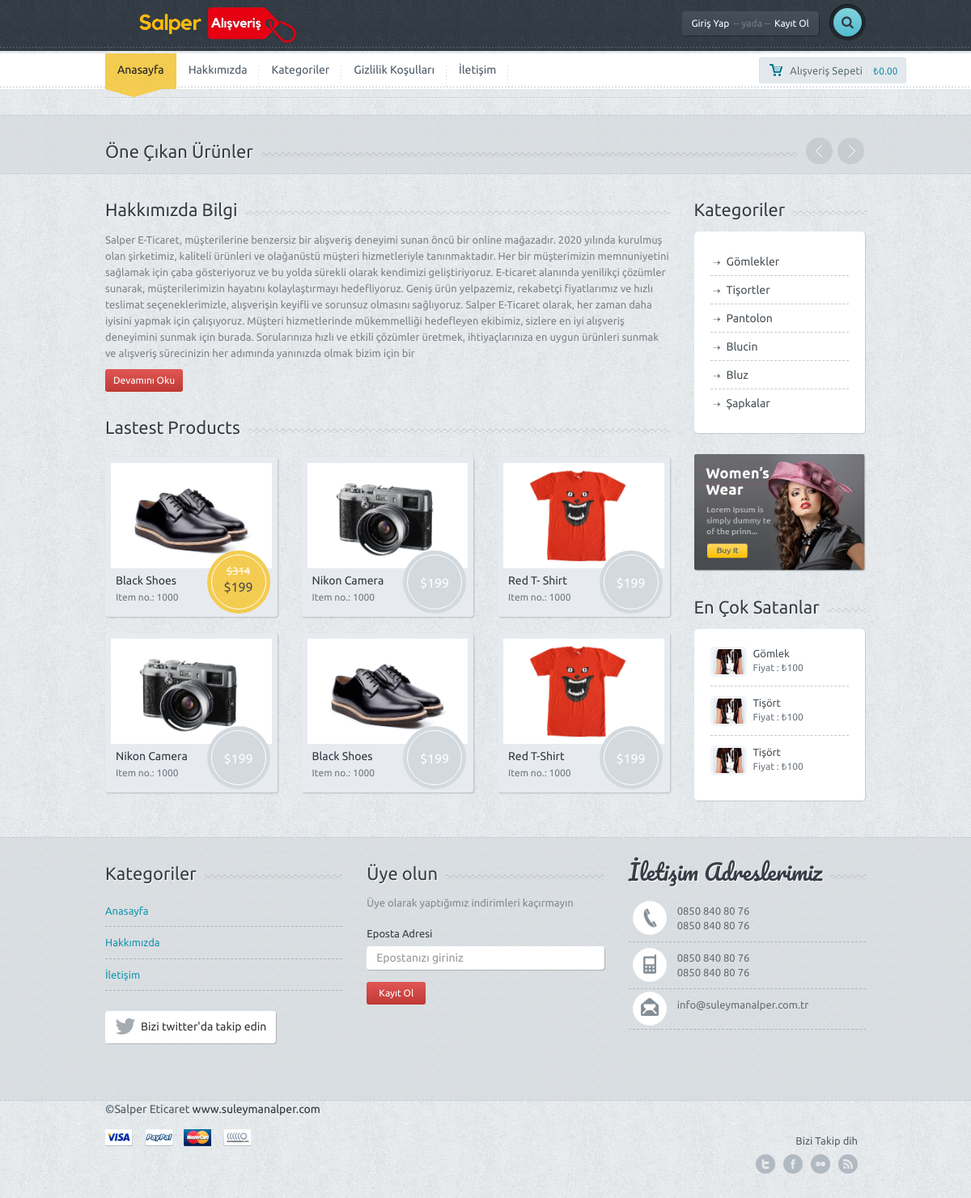
The page /eticaret/index.php on the database its author committed.
### tables this page shows
CREATE TABLE `ayar` (
  `ayar_id` int(11) NOT NULL,
  `ayar_logo` varchar(250) NOT NULL,
  `ayar_url` varchar(50) NOT NULL,
  `ayar_title` varchar(250) NOT NULL,
  `ayar_description` varchar(250) NOT NULL,
  `ayar_keywords` varchar(50) NOT NULL,
  `ayar_author` varchar(50) NOT NULL,
  `ayar_tel` varchar(50) NOT NULL,
  `ayar_gsm` varchar(50) NOT NULL,
  `ayar_faks` varchar(50) NOT NULL,
  `ayar_mail` varchar(50) NOT NULL,
  `ayar_ilce` varchar(50) NOT NULL,
  `ayar_il` varchar(50) NOT NULL,
  `ayar_adres` varchar(250) NOT NULL,
  `ayar_mesai` varchar(250) NOT NULL,
  `ayar_maps` varchar(250) NOT NULL,
  `ayar_analystic` varchar(50) NOT NULL,
  `ayar_zopim` varchar(250) NOT NULL,
  `ayar_facebook` varchar(50) NOT NULL,
  `ayar_twitter` varchar(50) NOT NULL,
  `ayar_google` varchar(50) NOT NULL,
  `ayar_youtube` varchar(50) NOT NULL,
  `ayar_smtphost` varchar(50) NOT NULL,
  `ayar_smtpuser` varchar(50) NOT NULL,
  `ayar_smtppassword` varchar(50) NOT NULL,
  `ayar_smtpport` varchar(50) NOT NULL,
  `ayar_bakim` enum('0','1') NOT NULL DEFAULT '1'
);

CREATE TABLE `menu` (
  `menu_id` int(11) NOT NULL,
  `menu_ust` varchar(50) NOT NULL,
  `menu_ad` varchar(100) NOT NULL,
  `menu_detay` text NOT NULL,
  `menu_url` varchar(250) NOT NULL,
  `menu_sira` int(2) NOT NULL,
  `menu_durum` enum('0','1') NOT NULL,
  `menu_seourl` varchar(250) NOT NULL
);

CREATE TABLE `hakkimizda` (
  `hakkimizda_id` int(11) NOT NULL,
  `hakkimizda_baslik` varchar(250) NOT NULL,
  `hakkimizda_icerik` text NOT NULL,
  `hakkimizda_video` varchar(50) NOT NULL,
  `hakkimizda_vizyon` varchar(500) NOT NULL,
  `hakkimizda_misyon` varchar(500) NOT NULL
);

CREATE TABLE `kategori` (
  `kategori_id` int(11) NOT NULL,
  `kategori_ad` varchar(100) NOT NULL,
  `kategori_ust` int(2) NOT NULL,
  `kategori_seourl` varchar(250) NOT NULL,
  `kategori_sira` int(11) NOT NULL,
  `kategori_durum` enum('0','1') NOT NULL DEFAULT '1'
);

### eticaret/nedmin/production/fonksiyon.php (called while the page is built, shortened)
<?php
function seo($str, $options = array())
{
    $char_map = array(
        'Ş' => 'S', 'İ' => 'I', 'Ç' => 'C', 'Ü' => 'U', 'Ö' => 'O', 'Ğ' => 'G',
        'ş' => 's', 'ı' => 'i', 'ç' => 'c', 'ü' => 'u', 'ö' => 'o', 'ğ' => 'g',
        'À' => 'A', 'Á' => 'A', 'Â' => 'A', 'Ã' => 'A', 'Ä' => 'A', 'Å' => 'A', 'Æ' => 'AE', 'Ç' => 'C',
        'È' => 'E', 'É' => 'E', 'Ê' => 'E', 'Ë' => 'E', 'Ì' => 'I', 'Í' => 'I', 'Î' => 'I', 'Ï' => 'I',
        'Ð' => 'D', 'Ñ' => 'N', 'Ò' => 'O', 'Ó' => 'O', 'Ô' => 'O', 'Õ' => 'O', 'Ö' => 'O', 'Ő' => 'O',
        'Ø' => 'O', 'Ù' => 'U', 'Ú' => 'U', 'Û' => 'U', 'Ü' => 'U', 'Ű' => 'U', 'Ý' => 'Y', 'Þ' => 'TH',
        'ß' => 'ss',
        'à' => 'a', 'á' => 'a', 'â' => 'a', 'ã' => 'a', 'ä' => 'a', 'å' => 'a', 'æ' => 'ae', 'ç' => 'c',
        'è' => 'e', 'é' => 'e', 'ê' => 'e', 'ë' => 'e', 'ì' => 'i', 'í' => 'i', 'î' => 'i', 'ï' => 'i',
        'ð' => 'd', 'ñ' => 'n', 'ò' => 'o', 'ó' => 'o', 'ô' => 'o', 'õ' => 'o', 'ö' => 'o', 'ő' => 'o',
        'ø' => 'o', 'ù' => 'u', 'ú' => 'u', 'û' => 'u', 'ü' => 'u', 'ű' => 'u', 'ý' => 'y', 'þ' => 'th',
        'ÿ' => 'y'
    );
    $str = str_replace(array_keys($char_map), $char_map, $str);
    $defaults = array(
        'delimiter' => '-',
        'limit' => null,
        'lowercase' => true,
        'replacements' => array(),
        'transliterate' => true
    );
    $options = array_merge($defaults, $options);
    $str = preg_replace(array_keys($options['replacements']), $options['replacements'], $str);
    $str = preg_replace('/[^\p{L}\p{Nd}]+/u', $options['delimiter'], $str);
    $str = preg_replace('/(' . preg_quote($options['delimiter'], '/') . '){2,}/', '$1', $str);
    $str = mb_substr($str, 0, ($options['limit'] ? $options['limit'] : mb_strlen($str, 'UTF-8')), 'UTF-8');
    $str = trim($str, $options['delimiter']);
    return $options['lowercase'] ? mb_strtolower($str, 'UTF-8') : $str;
}
?>

### eticaret/header.php (shortened to what this page needs)
<?php
include 'nedmin/netting/baglan.php';
include 'nedmin/production/fonksiyon.php';
$ayarsor = $db->prepare("SELECT * FROM ayar where ayar_id=:id");
$ayarsor->execute(array(
  'id' => 0
));
$ayarcek = $ayarsor->fetch(PDO::FETCH_ASSOC);
if (isset($_SESSION['userkullanici_mail'])) {
  $kullanicisor = $db->prepare("SELECT * FROM kullanici where kullanici_mail=:mail");
  $kullanicisor->execute(array(
    'mail' => $_SESSION['userkullanici_mail']
  ));
  $say = $kullanicisor->rowCount();
  $kullanicicek = $kullanicisor->fetch(PDO::FETCH_ASSOC);
} else {
  $kullanicicek = null;
}
?>
<!DOCTYPE html>
<html lang="en">
<head>
  <link href='font-awesome\css\font-awesome.css' rel="stylesheet" type="text/css">
  <link href="bootstrap\css\bootstrap.min.css" rel="stylesheet">
  <link rel="stylesheet" type="text/css" href="css/animate.css">
  <link rel="stylesheet" href="style.css">
  <link rel="stylesheet" href="css\owl.carousel.css">
  <link rel="stylesheet" href="css\owl.transitions.css">
</head>
<body>
  <div id="wrapper">
    <div class="header">
      <div class="container">
        <div class="row">
          <div class="col-xs-6 col-md-4 main-logo animated shake">
            <a href="index.php"><img width="250" src="<?php echo $ayarcek['ayar_logo'] ?>" alt="Site Logosu" class="logo img-responsive"></a>
          </div>
          <div class="col-md-8">
            <div class="pushright">
              <div class="top">
                <?php
                if (!isset($_SESSION['userkullanici_mail'])) { ?>
                  <a href="#" id="reg" class="btn btn-default btn-dark">Giriş Yap<span>-- yada --</span>Kayıt Ol</a>
                <?php } else { ?>
                  <a href="#" class="btn btn-default btn-dark">Hoşgeldin<span>--</span><?php echo $kullanicicek['kullanici_adsoyad'] ?></a>
                <?php } ?>
                <div class="srch-wrap">
                  <a href="#" id="srch" class="btn btn-default btn-search"><i class="fa fa-search"></i></a>
                </div>
              </div>
            </div>
          </div>
        </div>
      </div>
      <div class="dashed"></div>
    </div>
    <div class="main-nav">
      <div class="navbar navbar-default navbar-static-top">
        <div class="container">
          <div class="row">
            <div class="col-md-10">
              <div class="navbar-collapse collapse">
                <ul class="nav navbar-nav">
                  <li><a href="index.php" class="active">Anasayfa</a>
                    <div class="curve"></div>
                  </li>
                  <?php
                  $menusor = $db->prepare("SELECT * FROM menu where menu_durum=:durum order by menu_sira ASC limit 5");
                  $menusor->execute(array(
                    'durum' => 1
                  ));
                  while ($menucek = $menusor->fetch(PDO::FETCH_ASSOC)) {
                  ?>
                    <li><a href="
        <?php
                    if (!empty($menucek['menu_url'])) {
                      echo $menucek['menu_url'];
                    } else {
                      echo "sayfa-" . seo($menucek['menu_ad']);
                    }
        ?>
        "><?php echo $menucek['menu_ad'] ?></a></li>
                  <?php } ?>
                </ul>
              </div>
            </div>
            <div class="col-md-2 machart">
              <button id="popcart" class="btn btn-default btn-chart btn-sm "><span class="mychart">Alışveriş Sepeti</span>|<span class="allprice">₺0.00</span></button>
            </div>
          </div>
        </div>
      </div>
    </div>

### eticaret/index.php (shortened to what this page needs)
<?php
include 'header.php';
?>
<div class="container">
	<div class="lines"></div>
	<?php include 'slider.php'; ?>
</div>
<div class="f-widget featpro">
	<div class="container">
		<div class="title-widget-bg">
			<div class="title-widget">Öne Çıkan Ürünler</div>
			<div class="carousel-nav">
				<a class="prev"></a>
				<a class="next"></a>
			</div>
		</div>
		</div>
	</div>
	<div class="container">
		<div class="row">
			<div class="col-md-9">
				<div class="title-bg">
					<div class="title">Hakkımızda Bilgi</div>
				</div>
				<p class="ct">
					<?php
					$hakkimizdasor=$db->prepare("SELECT * FROM hakkimizda where hakkimizda_id=:id");
					$hakkimizdasor->execute(array(
						'id' => 0
						));
					$hakkimizdacek=$hakkimizdasor->fetch(PDO::FETCH_ASSOC);
					echo substr($hakkimizdacek['hakkimizda_icerik'],0,1000) ?>
				</p>
				<a href="hakkimizda" class="btn btn-default btn-red btn-sm">Devamını Oku</a>
				<div class="title-bg">
					<div class="title">Lastest Products</div>
				</div>
				<div class="row prdct">
					<div class="col-md-4">
						<div class="productwrap">
							<div class="pr-img">
								<a href="product.htm"><img src="images\sample-2.jpg" alt="" class="img-responsive"></a>
								<div class="pricetag on-sale"><div class="inner on-sale"><span class="onsale"><span class="oldprice">$314</span>$199</span></div></div>
							</div>
							<span class="smalltitle"><a href="product.htm">Black Shoes</a></span>
							<span class="smalldesc">Item no.: 1000</span>
						</div>
					</div>
					<div class="col-md-4">
						<div class="productwrap">
							<div class="pr-img">
								<a href="product.htm"><img src="images\sample-1.jpg" alt="" class="img-responsive"></a>
								<div class="pricetag"><div class="inner">$199</div></div>
							</div>
							<span class="smalltitle"><a href="product.htm">Nikon Camera</a></span>
							<span class="smalldesc">Item no.: 1000</span>
						</div>
					</div>
					<div class="col-md-4">
						<div class="productwrap">
							<div class="pr-img">
								<a href="product.htm"><img src="images\sample-3.jpg" alt="" class="img-responsive"></a>
								<div class="pricetag"><div class="inner">$199</div></div>
							</div>
							<span class="smalltitle"><a href="product.htm">Red T- Shirt</a></span>
							<span class="smalldesc">Item no.: 1000</span>
						</div>
					</div>
					<div class="col-md-4">
						<div class="productwrap">
							<div class="pr-img">
								<a href="product.htm"><img src="images\sample-1.jpg" alt="" class="img-responsive"></a>
								<div class="pricetag"><div class="inner">$199</div></div>
							</div>
							<span class="smalltitle"><a href="product.htm">Nikon Camera</a></span>
							<span class="smalldesc">Item no.: 1000</span>
						</div>
					</div>
					<div class="col-md-4">
						<div class="productwrap">
							<div class="pr-img">
								<a href="product.htm"><img src="images\sample-2.jpg" alt="" class="img-responsive"></a>
								<div class="pricetag"><div class="inner">$199</div></div>
							</div>
							<span class="smalltitle"><a href="product.htm">Black Shoes</a></span>
							<span class="smalldesc">Item no.: 1000</span>
						</div>
					</div>
					<div class="col-md-4">
						<div class="productwrap">
							<div class="pr-img">
								<a href="product.htm"><img src="images\sample-3.jpg" alt="" class="img-responsive"></a>
								<div class="pricetag"><div class="inner">$199</div></div>
							</div>
							<span class="smalltitle"><a href="product.htm">Red T-Shirt</a></span>
							<span class="smalldesc">Item no.: 1000</span>
						</div>
					</div>
				</div>
				<div class="spacer"></div>
			</div>
			<?php include 'sidebar.php' ?>
		</div>
	</div>
	<?php include 'footer.php'; ?>

### eticaret/sidebar.php (shortened to what this page needs)
<div class="col-md-3">
	<div class="title-bg">
		<div class="title">Kategoriler</div>
	</div>
	<div class="categorybox">
		<ul>
					<?php
			$query = "SELECT * FROM kategori order by kategori_id";
			$goster = $db->prepare($query);
$goster->execute();
 $toplamSatirSayisi = $goster->rowCount();
$tumSonuclar = $goster->fetchAll();
for ($i = 0; $i < $toplamSatirSayisi; $i++) {
	if ($tumSonuclar[$i]['kategori_ust'] == "0") {
		kategori($tumSonuclar[$i]['kategori_id'], $tumSonuclar[$i]['kategori_ad'], $tumSonuclar[$i]['kategori_ust']);
	}
}
function kategori($kategori_id, $kategori_ad, $kategori_ust) {
	global $tumSonuclar;
	global $toplamSatirSayisi;
	$altKategoriSayisi = 0;
	for ($i = 0; $i < $toplamSatirSayisi; $i++) {
		if ($tumSonuclar[$i]['kategori_ust'] == $kategori_id) {
			$altKategoriSayisi++;
		}
	}
	?>
	<li>
		<a href="kategori-<?=seo($kategori_ad) ?>"><?php echo $kategori_ad ?></a>
</li>
<?php
}
?>
		</ul>
	</div>
	<div class="ads">
		<a href="kategoriler.php"><img src="images\ads.png" class="img-responsive" alt=""></a>
	</div>
	<div class="title-bg">
		<div class="title">En Çok Satanlar</div>
	</div>
	<div class="best-seller">
		<ul>
			<li class="clearfix">
				<a href="#"><img src="images\demo-img.jpg" alt="" class="img-responsive mini"></a>
				<div class="mini-meta">
					<a href="kategori-gomlekler" class="smalltitle2">Gömlek</a>
					<p class="smallprice2">Fiyat : ₺100</p>
				</div>
			</li>
			<li class="clearfix">
				<a href="#"><img src="images\demo-img.jpg" alt="" class="img-responsive mini"></a>
				<div class="mini-meta">
					<a href="kategori-tisortler" class="smalltitle2">Tişört</a>
					<p class="smallprice2">Fiyat : ₺100</p>
				</div>
			</li>
			<li class="clearfix">
				<a href="#"><img src="images\demo-img.jpg" alt="" class="img-responsive mini"></a>
				<div class="mini-meta">
					<a href="kategori-tisortler" class="smalltitle2">Tişört</a>
					<p class="smallprice2">Fiyat : ₺100</p>
				</div>
			</li>
		</ul>
	</div>
			</div>

### eticaret/footer.php (shortened to what this page needs)
<div class="f-widget">
		<div class="container">
			<div class="row">
				<div class="col-md-4">
					<div class="title-widget-bg">
						<div class="title-widget">Kategoriler</div>
					</div>
					<ul class="tweets">
					<li><a href="index.php" >Anasayfa</a></li>
					<li><a href="hakkimizda.php" >Hakkımızda</a></li>
					<li><a href="iletisim.php" >İletişim</a></li>
					</ul>
					<a href="https://x.com/" class="btn btn-default btn-follow"><i class="fa fa-twitter fa-2x"></i><div>Bizi twitter'da takip edin</div></a>
				</div>
				<div class="col-md-4">
					<div class="title-widget-bg">
						<div class="title-widget">Üye olun</div>
					</div>
					<div class="newsletter">
						<p>
							Üye olarak yaptığımız indirimleri kaçırmayın
						</p>
						<form role="form">
							<div class="form-group">
								<label>Eposta Adresi</label>
								<input type="email" class="form-control newstler-input" id="exampleInputEmail1" placeholder="Epostanızı giriniz">
								<button class="btn btn-default btn-red btn-sm">Kayıt Ol</button>
							</div>
						</form>
					</div>
				</div>
				<div class="col-md-4">
					<div class="title-widget-bg">
						<div class="title-widget-cursive">İletişim Adreslerimiz</div>
					</div>
					<ul class="contact-widget">
						<li class="fphone"><?php echo $ayarcek['ayar_tel']; ?> <br> <?php echo $ayarcek['ayar_faks']; ?></li>
						<li class="fmobile"><?php echo $ayarcek['ayar_gsm']; ?><br><?php echo $ayarcek['ayar_gsm']; ?></li>
						<li class="fmail lastone"><?php echo $ayarcek['ayar_mail']; ?></li>
					</ul>
				</div>
			</div>
			<div class="spacer"></div>
		</div>
	</div>
	<div class="footer">
		<div class="container">
			<div class="row">
				<div class="col-md-9">
					<div class="f-credit">&copy;<?php echo $ayarcek['ayar_author'] ?> <a href="https://suleymanalper.com">www.suleymanalper.com</a></div>
					<a href=""><div class="payment visa"></div></a>
					<a href=""><div class="payment paypal"></div></a>
					<a href=""><div class="payment mc"></div></a>
					<a href=""><div class="payment nh"></div></a>
				</div>
				<div class="col-md-3">
					<div class="followon">Bizi Takip dih</div>
					<div class="fsoc">
						<a href="http://<?php echo $ayarcek['ayar_twitter']; ?>" class="ftwitter">twitter</a>
						<a href="http://<?php echo $ayarcek['ayar_facebook']; ?>" class="ffacebook">facebook</a>
						<a href="http://<?php echo $ayarcek['ayar_youtube']; ?>" class="fflickr">Youtube</a>
						<a href="http://<?php echo $ayarcek['ayar_google']; ?>" class="ffeed">Google</a>
					</div>
					<div class="clearfix"></div>
				</div>
			</div>
		</div>
	</div>
	</div>
  </body>
</html>

### rows shown on the page
ayar: ayar_logo (picture), ayar_tel "0850 840 80 76", ayar_faks "0850 840 80 76", ayar_gsm "0850 840 80 76", ayar_mail "info@suleymanalper.com.tr", ayar_author "Salper Eticaret"
menu: menu_ad "Hakkımızda"
menu: menu_ad "Kategoriler"
menu: menu_ad "Gizlilik Koşulları"
menu: menu_ad "İletişim"
hakkimizda: hakkimizda_icerik "Salper E-Ticaret, müşterilerine benzersiz bir alışveriş deneyimi sunan öncü bir online mağazadır. 2020 yılında kurulmuş olan şirketimiz, kaliteli ürünleri ve olağanüstü müşteri hizmetleriyle tanınmaktadır. Her bir müşterimizin memnuniyetini sağlamak için çaba gösteriyoruz ve bu yolda sürekli olarak kendimizi geliştiriyoruz. E-ticaret alanında yenilikçi çözümler sunarak, müşterilerimizin hayatını kolaylaştırmayı hedefliyoruz. Geniş ürün yelpazemiz, rekabetçi fiyatlarımız ve hızlı teslimat seçeneklerimizle, alışverişin keyifli ve sorunsuz olmasını sağlıyoruz. Salper E-Ticaret olarak, her zaman daha iyisini yapmak için çalışıyoruz. Müşteri hizmetlerinde mükemmelliği hedefleyen ekibimiz,…"
kategori: kategori_ust 0 (drawn), kategori_ad "Gömlekler"
kategori: kategori_ust 0 (drawn), kategori_ad "Tişortler"
kategori: kategori_ust 0 (drawn), kategori_ad "Pantolon"
kategori: kategori_ust 0 (drawn), kategori_ad "Blucin"
kategori: kategori_ust 0 (drawn), kategori_ad "Bluz"
kategori: kategori_ust 0 (drawn), kategori_ad "Şapkalar"
